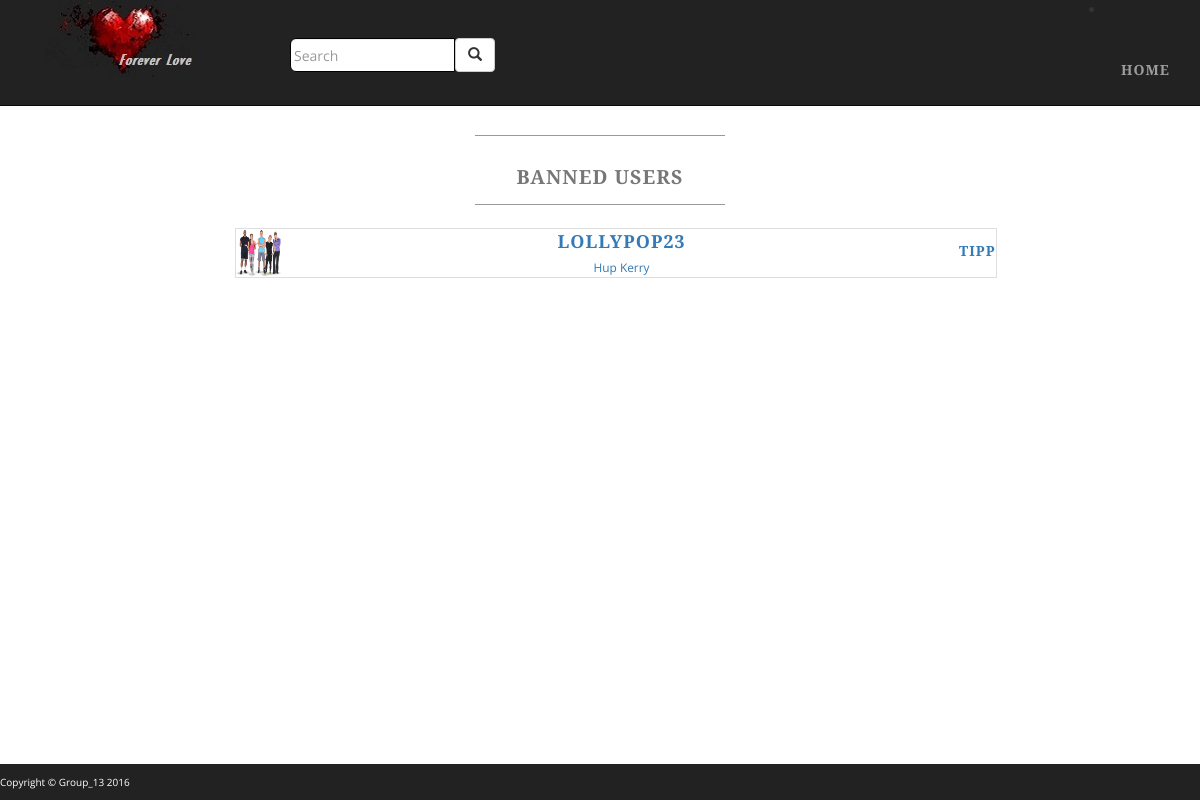
The page /secret_location/viewBannedUsersPage.php on the database its author committed.
### tables this page shows
CREATE TABLE IF NOT EXISTS `preference_details` (
  `user_id` int(11) NOT NULL,
  `tag_line` varchar(256) DEFAULT NULL,
  `city` varchar(64) DEFAULT NULL,
  `gender` int(11) DEFAULT NULL,
  `seeking` int(11) DEFAULT NULL,
  `intent` int(11) DEFAULT NULL,
  `date_of_birth` date DEFAULT NULL,
  `height` int(11) DEFAULT NULL,
  `ethnicity` int(11) DEFAULT NULL,
  `body_type` int(11) DEFAULT NULL,
  `religion` int(11) DEFAULT NULL,
  `marital_status` int(11) DEFAULT NULL,
  `income` int(11) DEFAULT NULL,
  `has_children` int(11) DEFAULT NULL,
  `wants_children` int(11) DEFAULT NULL,
  `smoker` int(11) DEFAULT NULL,
  `drinker` int(11) DEFAULT NULL,
  `about_me` text,
  KEY `User_id` (`user_id`),
  KEY `gender` (`gender`),
  KEY `seeking` (`seeking`),
  KEY `intent` (`intent`),
  KEY `height` (`height`),
  KEY `ethnicity` (`ethnicity`),
  KEY `body_type` (`body_type`),
  KEY `religion` (`religion`),
  KEY `marital_status` (`marital_status`),
  KEY `income` (`income`),
  KEY `has_children` (`has_children`),
  KEY `wants_children` (`wants_children`),
  KEY `smoker` (`smoker`),
  KEY `drinker` (`drinker`)
);

CREATE TABLE IF NOT EXISTS `registration_details` (
  `user_id` int(11) NOT NULL AUTO_INCREMENT,
  `username` varchar(32) NOT NULL,
  `first_name` varchar(32) NOT NULL,
  `last_name` varchar(32) NOT NULL,
  `password` varchar(256) NOT NULL,
  `email` varchar(128) NOT NULL,
  PRIMARY KEY (`user_id`),
  UNIQUE KEY `Username` (`username`,`email`)
);

CREATE TABLE IF NOT EXISTS `images` (
  `user_id` int(11) NOT NULL,
  `image_id` int(11) NOT NULL,
  `image_path` varchar(256) DEFAULT NULL,
  `image_name` varchar(256) DEFAULT NULL,
  PRIMARY KEY (`user_id`,`image_id`),
  KEY `User_id` (`user_id`)
);

### classes/Config.php (called while the page is built)
<?php
class Config{
    public static function get($path = null){
        if($path){
            $config = $GLOBALS['config'];
            $path = explode('/', $path);
            foreach($path as $bit){
                if(isset($config[$bit]))
                    $config = $config[$bit];
            }
            return $config;
        }
        return false;
    }
}

### classes/DB.php (called while the page is built, shortened)
<?php
class DB{
    private static $instance = null;
    private $pdo, $query, $error = false, $results, $count = 0;
    private function __construct(){
        try{
            $this->pdo = new PDO(
                'mysql:host='.Config::get('mysql/host').';dbname='.Config::get('mysql/db'),
                Config::get('mysql/username'),
                Config::get('mysql/password')
            );
        }catch (PDOException $e){
            die($e->getMessage());
        }
    }
    public static function getInstance(){
        if(!isset(self::$instance)){
            self::$instance = new DB();
        }
        return self::$instance;
    }
    public function query($sql, $params = []){
        if($this->query = $this->pdo->prepare($sql)){
            if($this->query->execute()){
                $this->results = $this->query->fetchAll(PDO::FETCH_OBJ);
            }
            else{
                $this->error = true;
            }
        }
        return $this;
    }
    public function results(){
        return $this->results;
    }
}

### classes/AdminServiceMgr.php (called while the page is built, shortened)
<?php
class AdminServiceMgr{
    public static function getBannedUsers(){
        $db = DB::getInstance();
        $banned_uids = $db->query("SELECT user_id FROM banned_users WHERE permanent = 1")->results();
        $results = [];
        foreach($banned_uids as $uid){
            $results [] = $db->query("SELECT user_id,username,tag_line,city FROM registration_details JOIN preference_details USING(user_id) WHERE user_id = '$uid->user_id'")->results()[0];
        }
        return $results;
    }
}

### secret_location/viewBannedUsersPage.php (the view, shortened to what this page needs)
<!DOCTYPE html>
<html>
<head>
    <?php
    $results = AdminServiceMgr::getBannedUsers();
    ?>
    <link href="../css/bootstrap.min.css" rel="stylesheet">
    <link href="../css/custom-admin.css" rel="stylesheet">
</head>
<body class="full">
<div class="container">
    <div class="row">
        <div class="box">
            <div class="col-lg-12 text-center">
                <br><br>
                <hr class="tagline-divider">
                <h2>
                    <small>
                        <strong>Banned Users</strong>
                    </small>
                </h2>
                <hr class="tagline-divider"><br>
                <?php
                if(isset($results)){
                    foreach ($results as $result){
                        ?>
                        <div class="row">
                            <div class="col-xs-offset-2">
                                <div class="col-xs-10">
                                    <a href="../profilePage.php?uid=<?php echo $result->user_id;?>">
                                        <div class="display_box">
                                            <div class="row">
                                                <div class="col-xs-12">
                                                    <div class="media">
                                                        <div class="media-left">
                                                            <img height="48" width="48" class="media-object" src="../<?php echo DB::getInstance()->query("SELECT image_path FROM images WHERE user_id = '$result->user_id' && image_id = '1'")->results()[0]->image_path;?>"/>
                                                        </div>
                                                        <div class="media-body" style="padding-top: 3px;">
                                                            <h4 class="media-heading"><?php echo $result->username; ?></h4>
                                                            <small style="white-space: nowrap;"><?php echo $result->tag_line; ?></small>
                                                        </div>
                                                        <div class="media-right media-middle">
                                                            <h5 class="media-heading"><?php echo $result->city; ?></h5>
                                                        </div>
                                                    </div>
                                                </div>
                                            </div>
                                        </div>
                                    </a>
                                </div>
                            </div>
                        </div>
                        <?php
                    }
                }
                ?>
                <br><br>
                <br><br>
            </div>
        </div>
    </div>
</div>
</body>
</html>

### css/custom-admin.css (style rules this page uses)
body { margin-top: 50px; }
.full { background: url('http://www.oakdenehouse.org.au/wp-content/uploads/2012/04/Background_Image1.png/') no-repeat center center fixed; -webkit-background-size: cover; -moz-background-size: cover; background-size: cover; -o-background-size: cover; }
form { width: 50%; display: inline-block; text-align: center; }
.navbar-nav { margin-top: 30px; }
body { font-family: "Open Sans","Helvetica Neue",Helvetica,Arial,sans-serif; }
h1, h2, h3, h4, h5, h6 { text-transform: uppercase; font-family: "Josefin Slab","Helvetica Neue",Helvetica,Arial,sans-serif; font-weight: 700; letter-spacing: 1px; }
.nav-text ul { text-transform: uppercase; font-family: "Josefin Slab","Helvetica Neue",Helvetica,Arial,sans-serif; font-weight: 700; letter-spacing: 1px; }
p { font-size: 1.25em; line-height: 1.6; color: #000; }
hr { max-width: 400px; border-color: #999999; }
.tagline-divider { margin: 15px auto 3px; max-width: 250px; border-color: #999999; }
.box { margin-bottom: 20px; padding: 30px 15px; background: #fff; background: rgba(255,255,255,0.9); }
footer p { margin: 0; padding: 10px 0; text-align: left; background: #222222; color: white; font-size: x-small; }
#input_search { border: solid 1px #000; border-top-left-radius: 6px; border-bottom-left-radius: 6px; padding: 3px; }
.display_box { border: solid 1px #dedede; }
.searchbar-area { margin-top: 30px; margin-left: 50px; line-height: 0px; }
@media screen and (min-width:1200px) { .box:after { content: ''; display: table; clear: both; } }

### rows shown on the page
preference_details: user_id.image_path (picture), user_id.username "LOLLYPOP23", tag_line "Hup Kerry", city "TIPP"
